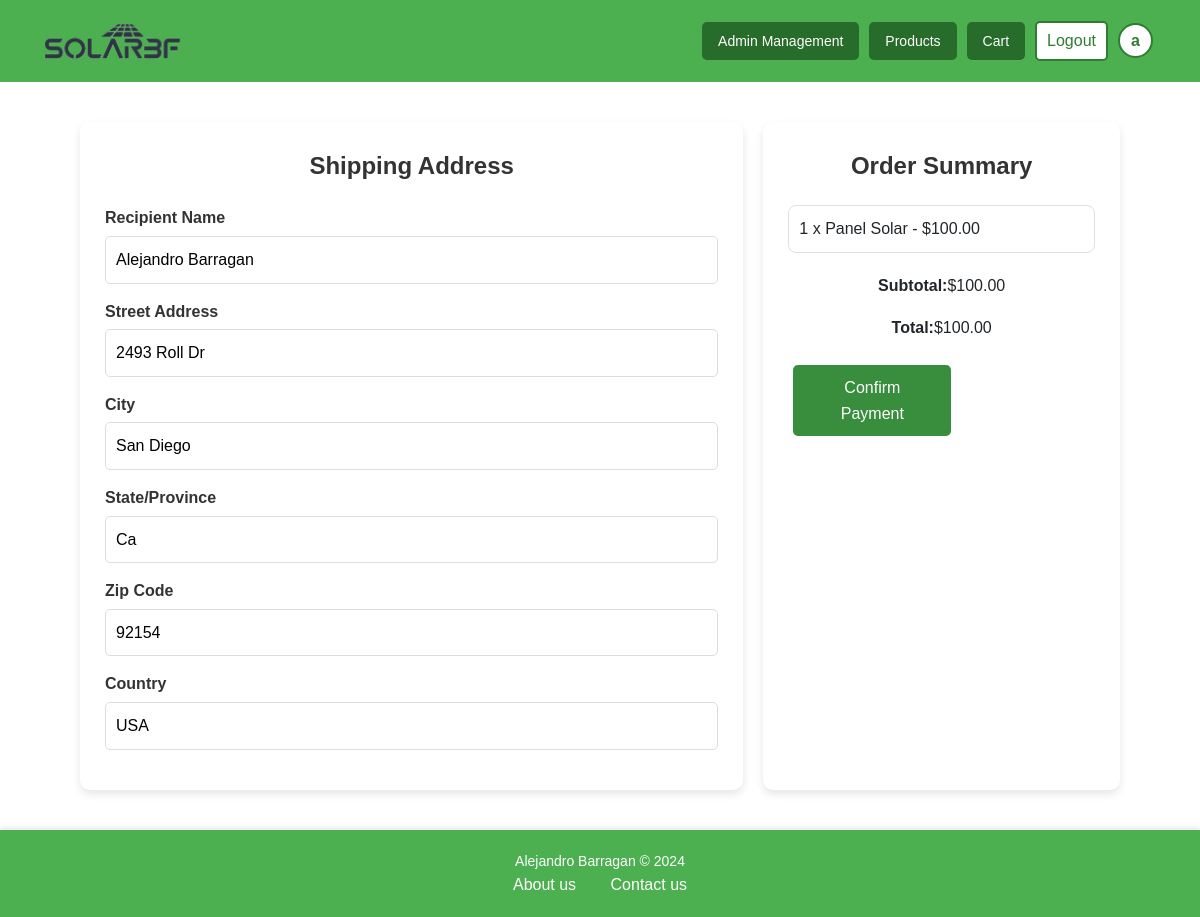
Page /checkout/ (signed in) on the earlier database version.
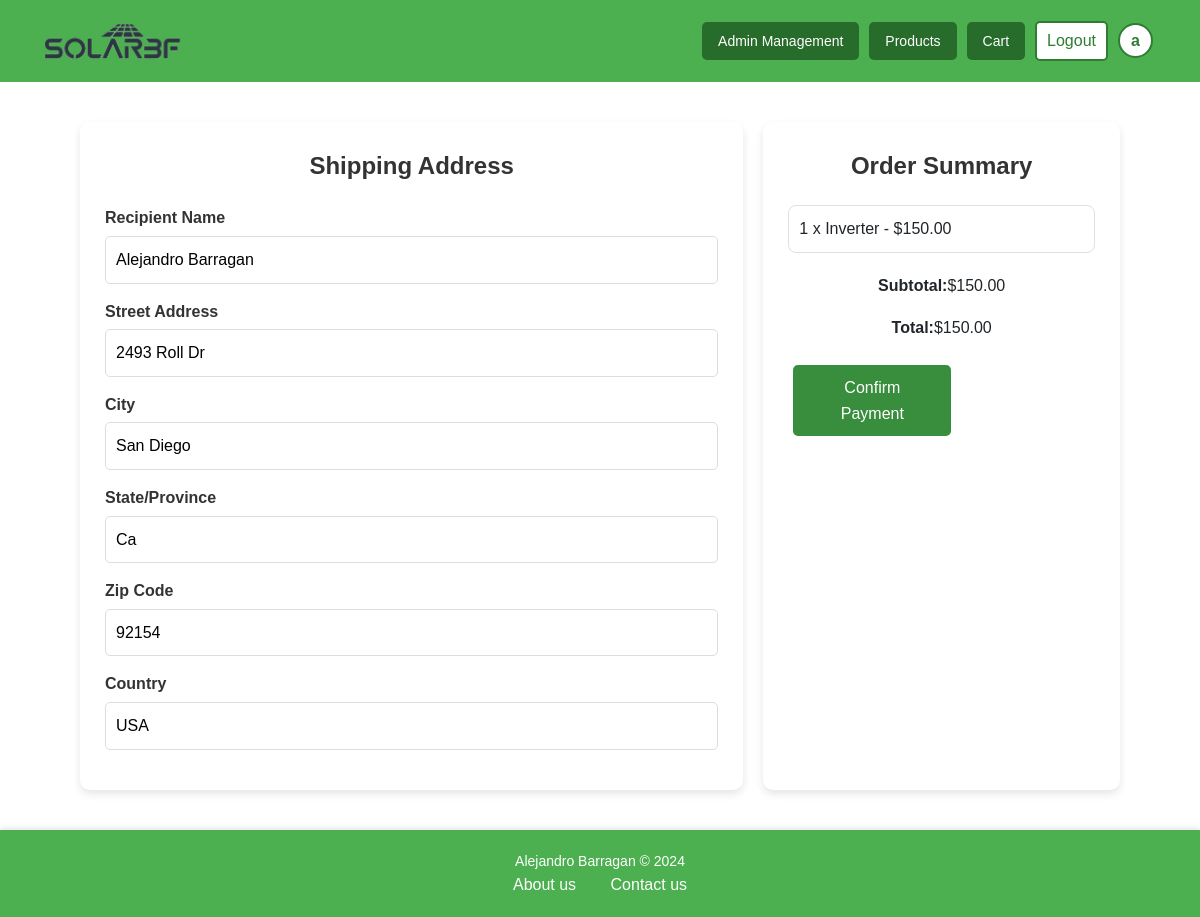
Same page on the later database version.
### cart/models.py (models this page shows, shortened)
class CartItem(models.Model):
    cart = models.ForeignKey(Cart, on_delete=models.CASCADE, related_name='items')
    product = models.ForeignKey(Product, on_delete=models.CASCADE)
    quantity = models.PositiveIntegerField(default=1)

### products/models.py (models this page shows, shortened)
class Product(models.Model):
    name = models.CharField(max_length=255)
    description = models.TextField()
    price = models.DecimalField(max_digits=10, decimal_places=2)
    stock = models.PositiveIntegerField()
    category = models.ForeignKey(Category, on_delete=models.CASCADE)
    image = models.ImageField(upload_to='product_images/', blank=False, null=False)
    created_at = models.DateTimeField(auto_now_add=True)

### payments/views.py (the view, shortened to what this page needs)
# urls.py: path("checkout/",include("payments.urls")),
@login_required
def checkout(request):
    try:
        cart = Cart.objects.get(user=request.user)
    except Cart.DoesNotExist:
        messages.error(request, "You don't have items in your cart.")
        return redirect('cart:view_cart')
    user = request.user
    initial_data = {
        'street_address': user.street_address if user.street_address else '',
        'city': user.city if user.city else '',
        'state': user.state if user.state else '',
        'zip_code': user.zip_code if user.zip_code else '',
        'country': user.country if user.country else '',
    }
    cart_items = cart.items.all()
    cart_total = sum(item.product.price * item.quantity for item in cart_items)
    coupon_code = request.session.get('coupon_code', None)
    coupon_discount = Decimal('0.00')
    coupon = None
    final_total = cart_total - coupon_discount
    return render(request, 'store/checkout.html', {
        'cart_items': cart_items,
        'cart_total': cart_total,
        'coupon_code': coupon_code,
        'coupon_discount': coupon_discount,
        'final_total': final_total,
        'initial_data': initial_data,
    })

### templates/store/checkout.html (shortened to what this page needs)
{% extends 'base.html' %}
{% load static %}
{% block style %}
    <link rel="stylesheet" href="{% static 'css/checkout.css' %}"/>
{% endblock %}
{% block content %}
<form id="payment-form" method="POST">
    <div class="left-section">
        <h3 class="modal-title item-center">Shipping Address</h3>
        <div>
            <label for="recipient_name"><strong>Recipient Name</strong></label>
            <input type="text" id="recipient_name" name="recipient_name" placeholder="John Doe" value="{{ user.get_full_name }}" required>
        </div>
        <div>
            <label for="street_address"><strong>Street Address</strong></label>
            <input type="text" id="street_address" name="street_address" placeholder="123 Main St" value="{{ initial_data.street_address }}" required>
        </div>
        <div>
            <label for="city"><strong>City</strong></label>
            <input type="text" id="city" name="city" placeholder="Your city" value="{{ initial_data.city }}" required>
        </div>
        <div>
            <label for="state"><strong>State/Province</strong></label>
            <input type="text" id="state" name="state" placeholder="Your state" value="{{ initial_data.state }}" required>
        </div>
        <div>
            <label for="zip_code"><strong>Zip Code</strong></label>
            <input type="text" id="zip_code" name="zip_code" placeholder="Postal Code" value="{{ initial_data.zip_code }}" required>
        </div>
        <div>
            <label for="country"><strong>Country</strong></label>
            <input type="text" id="country" name="country" placeholder="Your country" value="{{ initial_data.country }}" required>
        </div>
    </div>
    <div class="right-section">
        <h3 class="item-center modal-title">Order Summary</h3>
        <ul>
            {% for item in cart_items %}
                <li>{{ item.quantity }} x {{ item.product.name }} - ${{ item.product.price }}</li>
            {% endfor %}
        </ul>
        <p class="item-center"><strong>Subtotal:</strong> ${{ cart_total }}</p>
        {% if coupon_code %}
            <p class="item-center"><strong>Discount (Coupon: {{ coupon_code }}):</strong>  -${{ coupon_discount|floatformat:2 }}</p>
            <p class="item-center"><strong>Total after discount:</strong> ${{ final_total|floatformat:2 }}</p>
        {% else %}
            <p class="item-center"><strong>Total:</strong> ${{ cart_total|floatformat:2 }}</p>
        {% endif %}
        <div class="button-container">
            <button type="submit" id="submit-button" class="btn-custom btn-large btn-success">Confirm Payment</button>
            <a href="{% url 'cancel' %}" class="btn-custom btn-medium btn-secondary">
            </a>
        </div>
    </div>
</form>
{% endblock %}

Differences in the rows shown:
removed CartItem: quantity "1", product.name "Panel Solar", product.price "100.00"
added CartItem: quantity "1", product.name "Inverter", product.price "150.00"
Other differences:
{{ cart_total }}: "100.00" → "150.00"
{{ cart_total|floatformat:2 }}: "100.00" → "150.00"
